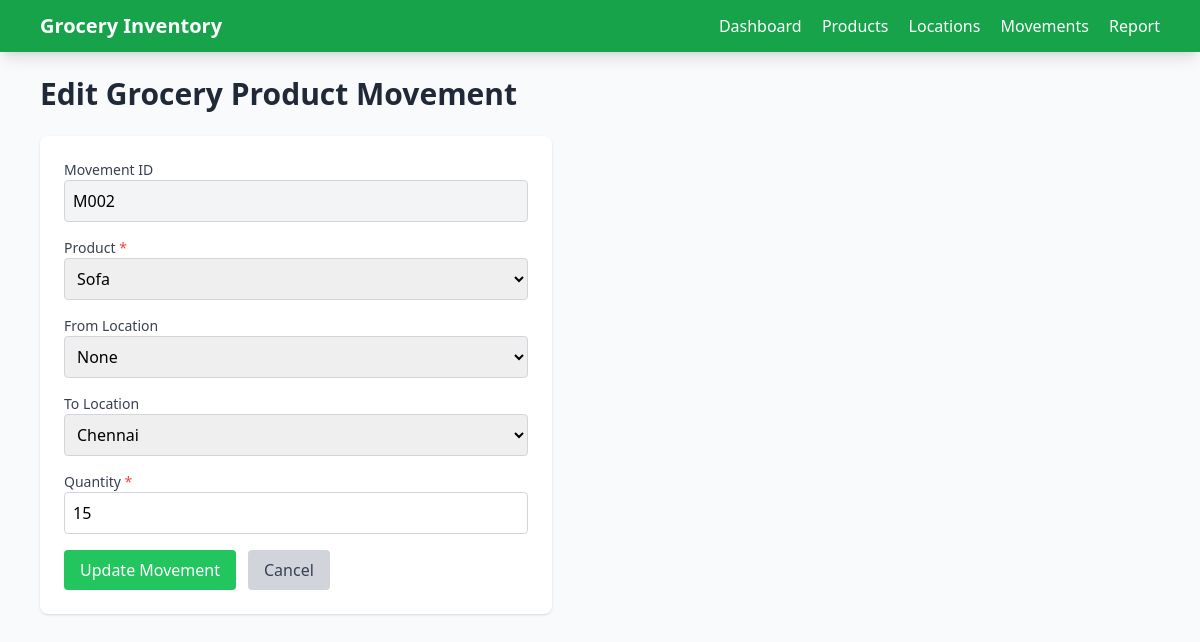
Screenshot of /movements/edit/M002 with the database file from the repository.
### tables this page shows
CREATE TABLE movements (
    movement_id TEXT PRIMARY KEY,
    product_id TEXT NOT NULL,
    from_location TEXT,
    to_location TEXT,
    qty INTEGER NOT NULL CHECK (qty > 0),
    timestamp TEXT NOT NULL,
    FOREIGN KEY (product_id) REFERENCES products (product_id),
    FOREIGN KEY (from_location) REFERENCES locations (location_id),
    FOREIGN KEY (to_location) REFERENCES locations (location_id),
    CHECK (from_location != to_location),
    CHECK (from_location IS NOT NULL OR to_location IS NOT NULL)
);

CREATE TABLE products (
    product_id TEXT PRIMARY KEY,
    name TEXT NOT NULL,
    type TEXT,
    description TEXT,
    condition TEXT,
    price REAL NOT NULL CHECK (price > 0 AND price <= 1000)
);

CREATE TABLE locations (
    location_id TEXT PRIMARY KEY,
    city TEXT
);

### app.py (the view, shortened to what this page needs)
@app.route('/movements/edit/<id>', methods=['GET', 'POST'])
def edit_movement(id):
    conn = get_db()
    movement = conn.execute('SELECT * FROM movements WHERE movement_id = ?', (id,)).fetchone()
    products = conn.execute('SELECT * FROM products').fetchall()
    locations = conn.execute('SELECT * FROM locations').fetchall()
    if not movement:
        flash('Movement not found!', 'error')
        return redirect(url_for('view_movements'))
    conn.close()
    return render_template('edit_movement.html', movement=movement, products=products, locations=locations)

### app.py (called while the page is built)
def get_db():
    conn = sqlite3.connect(DATABASE)
    conn.row_factory = sqlite3.Row
    return conn

### Templates/edit_movement.html (shortened to what this page needs)
<!DOCTYPE html>
<html lang="en">
<head>
    <script src="https://cdn.tailwindcss.com"></script>
</head>
<body class="bg-gray-50 min-h-screen">
    <nav class="bg-green-600 text-white shadow-lg sticky top-0 z-10">
        <div class="max-w-6xl mx-auto px-4 py-3 flex justify-between items-center">
            <h1 class="text-xl font-bold">Grocery Inventory</h1>
            <div class="space-x-4">
                <a href="{{ url_for('home') }}" class="hover:underline">Dashboard</a>
                <a href="{{ url_for('view_products') }}" class="hover:underline">Products</a>
                <a href="{{ url_for('view_locations') }}" class="hover:underline">Locations</a>
                <a href="{{ url_for('view_movements') }}" class="hover:underline">Movements</a>
                <a href="{{ url_for('product_movement_report') }}" class="hover:underline">Report</a>
            </div>
        </div>
    </nav>
    <div class="max-w-6xl mx-auto px-4 py-6">
        <h1 class="text-3xl font-bold text-gray-800 mb-6">Edit Grocery Product Movement</h1>
        <div class="bg-white p-6 rounded-lg shadow max-w-lg">
            <form method="POST" action="{{ url_for('edit_movement', id=movement.movement_id) }}" class="space-y-4">
                <div>
                    <label for="movement_id" class="block text-sm font-medium text-gray-700">Movement ID</label>
                    <input type="text" id="movement_id" name="movement_id" value="{{ movement.movement_id }}" disabled class="w-full p-2 border border-gray-300 rounded bg-gray-100">
                </div>
                <div>
                    <label for="product_id" class="block text-sm font-medium text-gray-700">Product <span class="text-red-500">*</span></label>
                    <select id="product_id" name="product_id" required class="w-full p-2 border border-gray-300 rounded focus:outline-none focus:ring-2 focus:ring-green-500">
                        {% for product in products %}
                            <option value="{{ product.product_id }}" {% if product.product_id == movement.product_id %}selected{% endif %}>{{ product.name }}</option>
                        {% endfor %}
                    </select>
                </div>
                <div>
                    <label for="from_location" class="block text-sm font-medium text-gray-700">From Location</label>
                    <select id="from_location" name="from_location" class="w-full p-2 border border-gray-300 rounded focus:outline-none focus:ring-2 focus:ring-green-500">
                        <option value="">None</option>
                    </select>
                </div>
                <div>
                    <label for="to_location" class="block text-sm font-medium text-gray-700">To Location</label>
                    <select id="to_location" name="to_location" class="w-full p-2 border border-gray-300 rounded focus:outline-none focus:ring-2 focus:ring-green-500">
                        {% for location in locations %}
                            <option value="{{ location.location_id }}" {% if location.location_id == movement.to_location %}selected{% endif %}>{{ location.city }}</option>
                        {% endfor %}
                    </select>
                </div>
                <div>
                    <label for="qty" class="block text-sm font-medium text-gray-700">Quantity <span class="text-red-500">*</span></label>
                    <input type="number" id="qty" name="qty" min="1" max="10000" value="{{ movement.qty }}" required class="w-full p-2 border border-gray-300 rounded focus:outline-none focus:ring-2 focus:ring-green-500">
                </div>
                <div class="flex space-x-3">
                    <button type="submit" class="bg-green-500 text-white py-2 px-4 rounded hover:bg-green-600">Update Movement</button>
                    <a href="{{ url_for('view_movements') }}" class="bg-gray-300 text-gray-700 py-2 px-4 rounded hover:bg-gray-400">Cancel</a>
                </div>
            </form>
        </div>
    </div>
</body>
</html>

### rows the page displays
movements: movement_id "M002", product_id "Sofa", to_location "Chennai", qty "15"
